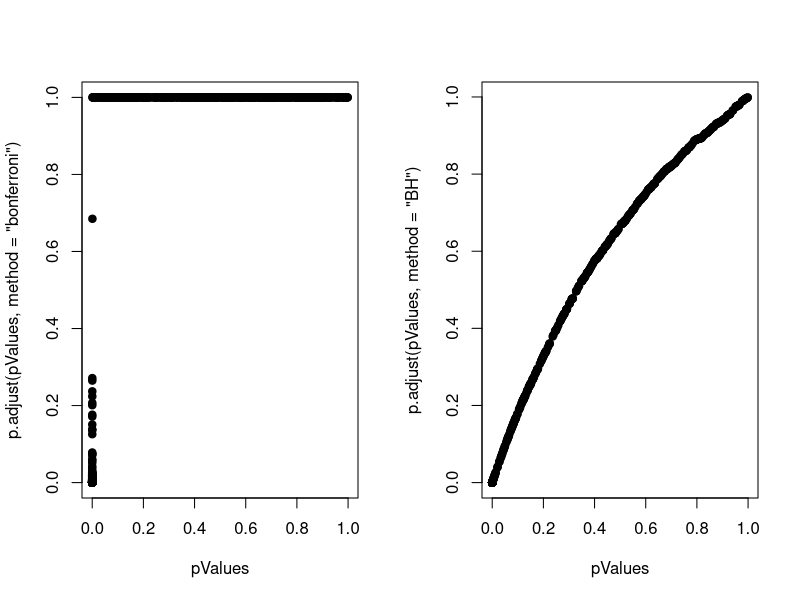

This figure's R source:
# Statistical Inference week 4 - R practice script

# Case study 1: no true positives

set.seed(1010093)
pValues <- rep(NA, 1000)

for(i in 1: 1000) {
        y <- rnorm(20)
        x <- rnorm(20)
        pValues[i] <- summary(lm(y ~ x))$coeff[2, 4]
}

# control false positive rate
sum(pValues < 0.05)

# control FWER
sum(p.adjust(pValues, method = "bonferroni") < 0.05)

# Control FDR
sum(p.adjust(pValues, method = "BH") < 0.05)

# Case study 2: 50 % true positives
set.seed(1010093)
pValues <- rep(NA, 1000)
for (i in 1:1000) {
        x <- rnorm(20)
        # First 500 beta=0, last 500 beta=2
        if (i <= 500) {
                y <- rnorm(20)
        } else {
                y <- rnorm(20, mean = 2 * x)
        }
        pValues[i] <- summary(lm(y ~ x))$coeff[2, 4]
}
trueStatus <- rep(c("zero", "not zero"), each = 500)
table(pValues < 0.05, trueStatus)

# Controls FWER
table(p.adjust(pValues, method = "bonferroni") < 0.05, trueStatus)

# Controls FDR
table(p.adjust(pValues, method = "BH") < 0.05, trueStatus)

# Plotting
par(mfrow = c(1, 2))
plot(pValues, p.adjust(pValues, method = "bonferroni"), pch = 19)
plot(pValues, p.adjust(pValues, method = "BH"), pch = 19)